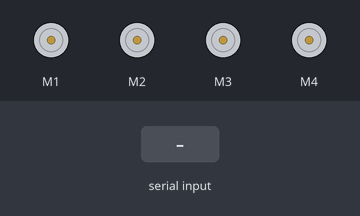
A sketch run on a simulated Arduino Uno, built with avr-gcc and run on an emulated ATmega328P. Shown: 4 × DC motor (green arrow = forward, orange = backward, longer = faster). The test bench sets the inputs (shaded band).

Above: at 1.2 s.
1.3 s: "F" received over Serial
At 3.0 s:
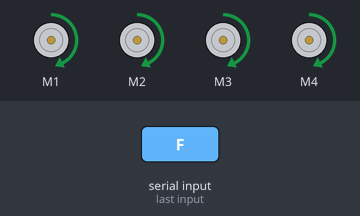
3.3 s: "B" received over Serial
At 3.7 s:
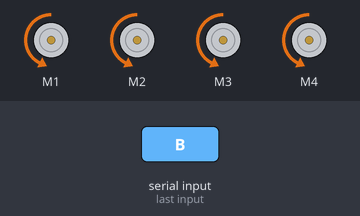
4.8 s: "R" received over Serial
At 6.0 s:
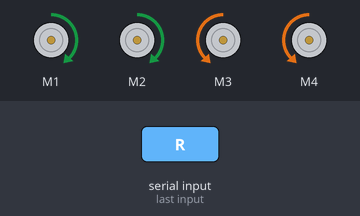
6.3 s: "L" received over Serial
At 7.3 s:
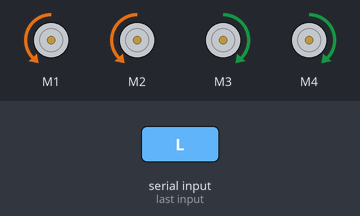
7.8 s: "F" received over Serial
At 9.0 s:
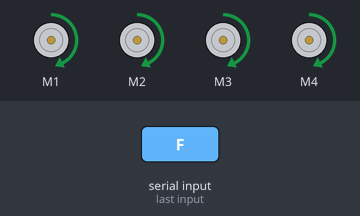
9.3 s: "S" received over Serial
At 9.7 s:
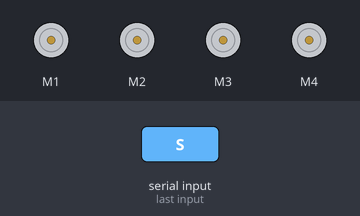
Timing chart, 0 to 11.8 s (numbered marks = the images above; inputs shaded):
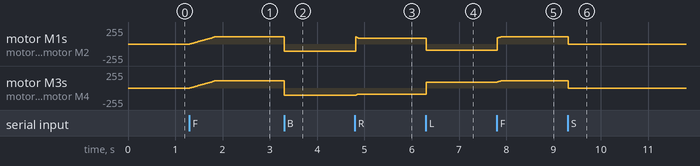

Measured:
- after the input at 1.3 s, motor M1–4: moves from stopped to forward 110/255 over 0.54 s, starting at once
- after the input at 3.3 s, motor M1–4: forward 110/255 → backward 110/255 at once
- after the input at 4.8 s, motor M1, motor M2: backward 110/255 → forward 90/255 at once; motor M3, motor M4: backward 110/255 → backward 90/255 at once
- after the input at 6.3 s, motor M1, motor M2: forward 90/255 → backward 90/255 at once; motor M3, motor M4: backward 90/255 → forward 90/255 at once
- after the input at 7.8 s, motor M1, motor M2: backward 90/255 → forward 110/255 at once; motor M3, motor M4: forward 90/255 → forward 110/255 at once
- after the input at 9.3 s, motor M1–4: forward 110/255 → stopped at once

The sketch:

Aruco_project_autonomous_parking.ino
```cpp
#include <AFMotor.h>


AF_DCMotor leftMotor1(1);
AF_DCMotor leftMotor2(2);
AF_DCMotor rightMotor1(3);
AF_DCMotor rightMotor2(4);

char command;
int spd_0 = 110;
int currentSpeed = 0;
int targetSpeed = 0;
int turnSpeed = 90;

void setup() {
  Serial.begin(9600);
  stopMotors();
}

void loop() {
  if (Serial.available()) {
    command = Serial.read();
    switch (command) {
      case 'F':
        targetSpeed = spd_0;
        moveForward();
        break;
      case 'B':
        targetSpeed = spd_0;
        moveBackward();
        break;
      case 'R':
        targetSpeed = turnSpeed;
        turnRight();
        break;
      case 'L':
        targetSpeed = turnSpeed;
        turnLeft();
        break;
      case 'S':
        targetSpeed = 0;
        stopMotors();
        break;
    }
  }

  // Smooth PWM ramping
  updateSpeed();
}

void updateSpeed() {

  if (currentSpeed < targetSpeed) {
    currentSpeed += 2;
    if (currentSpeed > targetSpeed) currentSpeed = targetSpeed;
  } else if (currentSpeed > targetSpeed) {
    currentSpeed -= 3;
    if (currentSpeed < targetSpeed) currentSpeed = targetSpeed;
  }


  leftMotor1.setSpeed(currentSpeed);
  leftMotor2.setSpeed(currentSpeed);
  rightMotor1.setSpeed(currentSpeed);
  rightMotor2.setSpeed(currentSpeed);

  delay(10);
}

void moveForward() {
  leftMotor1.run(FORWARD);
  leftMotor2.run(FORWARD);
  rightMotor1.run(FORWARD);
  rightMotor2.run(FORWARD);
}

void moveBackward() {
  leftMotor1.run(BACKWARD);
  leftMotor2.run(BACKWARD);
  rightMotor1.run(BACKWARD);
  rightMotor2.run(BACKWARD);
}

void turnLeft() {
  leftMotor1.run(BACKWARD);
  leftMotor2.run(BACKWARD);
  rightMotor1.run(FORWARD);
  rightMotor2.run(FORWARD);
}

void turnRight() {
  leftMotor1.run(FORWARD);
  leftMotor2.run(FORWARD);
  rightMotor1.run(BACKWARD);
  rightMotor2.run(BACKWARD);
}

void stopMotors() {
  leftMotor1.run(RELEASE);
  leftMotor2.run(RELEASE);
  rightMotor1.run(RELEASE);
  rightMotor2.run(RELEASE);
}
```
